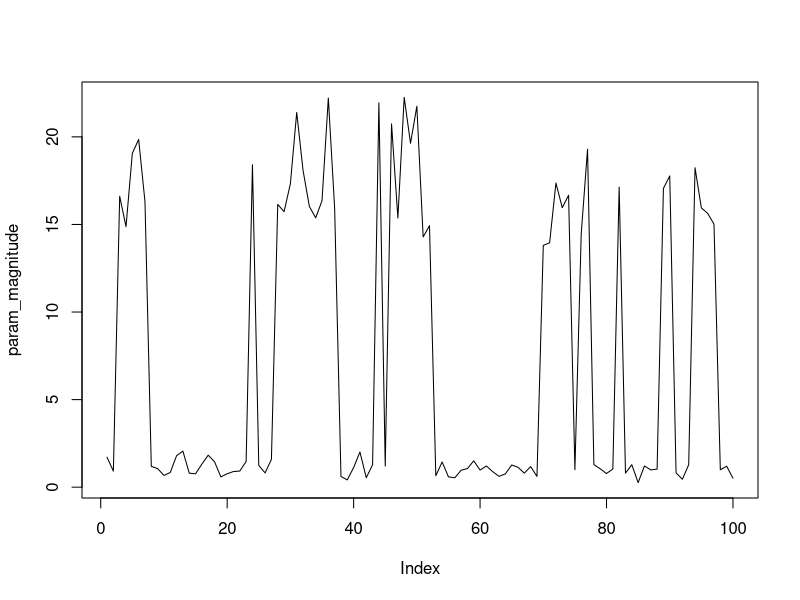

Write the R code that produced this figure.
library(dplyr)
library(ggplot2)
library(gganimate)

p <- .0003
alpha <- boot::logit(p)
params <- rgamma(5, 10, 3)
neighborhood_params = list(
  beta = params[1],
  gamma = params[2],
  lambda = params[3],
  kappa = params[4],
  delta = params[5]
)

generate_params <- function(p_interact = .05, prev_param_mag = 0){
  interact <- runif(1)
  if(prev_param_mag > 5) {
    p_interact <- .8
  }
  
  if(interact <= p_interact){
    params <- rgamma(5, 10, 3)
  } else {
    params <- rgamma(5, 1, 5)
  }
  
  return(params)
}

generate_pixels <- function(alpha, size){
  p <- runif(size)
  x <- as.integer(p < boot::inv.logit(alpha))
  return(x)
}

generate_pixels_i_j <- function(theta_i_j, size){
  p <- runif(size)
  x <- as.integer(p < boot::inv.logit(theta_i_j))
  return(x)
}

empty_grid <- function(grid_size){
  grid <- expand.grid(
    latitude = seq(0, 1, 1/grid_size),
    longitude = seq(0, 1, 1/grid_size)
  )
  
  return(grid)
}

generate_grid_init <- function(alpha, t, grid_size = 100){
  grid <- empty_grid(grid_size)
  
  pixels <- generate_pixels(alpha, grid_size**2)
  has_event <- which(pixels == 1)
  
  grid <- grid[has_event, ]
  if(nrow(grid) > 0){
    grid$t <- t
    return(grid)
  }
}

map_params <- function(loc, params){
  if(loc == 'c') as.numeric(params['beta'])
  else if (loc %in% c('u', 'd')) as.numeric(params['gamma'])
  else if (loc %in% c('r', 'l')) as.numeric(params['lambda'])
  else if (loc %in% c('dr', 'ul')) as.numeric(params['kappa'])
  else if (loc %in% c('dl', 'ur')) as.numeric(params['delta'])
}

eval_neighbors <- function(prior_grid, grid_size){
  g <- mapply(
    FUN = gen_neighbors,
    i = prior_grid$latitude, 
    j = prior_grid$longitude,
    grid_size = grid_size
  ) %>%
    do.call(rbind, .) %>%
    as.data.frame(stringsAsFactors = F) %>%
    lapply(unlist) %>%
    as.data.frame(stringsAsFactors = F)
    
  
  names(g) <- c('latitude', 'longitude', 'eta')
  
  return(g)
}

gen_neighbors <- function(i, j, grid_size){
  size <- 1/grid_size
  eta <- list(
    ul = c(-1, 1), u = c(0, 1), ur = c(1, 1),
    l = c(-1, 0), c = c(0, 0), r = c(1, 0),
    dl = c(-1, -1), d = c(0, -1), dr = c(1, -1)
  ) %>% lapply(function(x) x*size)
  
  f <- function(t, size, eta, i, j){
    x <- eta[[t]]
    list(as.numeric(x[1] + i), as.numeric(x[2] + j), names(eta)[t])
  }
  
  neighbors <- lapply(
    seq_along(eta), 
    f,
    size = size,
    eta = eta,
    i = i,
    j = j
  )
  
  return(neighbors)
}

has_neighbors <- function(grid, prior_grid){
  x <- which(grid$latitude %in% prior_grid$latitude & grid$longitude %in% prior_grid$longitude)
  return(x)
}

which_neighbors <- function(grid, neighbors_prior){
  index_has_neighbors <- has_neighbors(grid, neighbors_prior)
  with_n_type <- grid[index_has_neighbors, ] %>%
    inner_join(neighbors_prior, by = c('latitude', 'longitude'))
  return(with_n_type)
}

get_params <- function(i, neighbors, params){
  x <- neighbors[i, ]
  x$param_val <- map_params(x$eta, params)
  return(x)
}

neighbor_hood_calculations <- function(grid, prior_grid, grid_size, neighborhood_params){
  neighbors_prior <- eval_neighbors(prior_grid, grid_size)
  neighbors <- which_neighbors(grid, neighbors_prior) %>%
    lapply(1:nrow(.), get_params, neighbors = ., params = neighborhood_params) %>%
    do.call(rbind, .)
  
  neighbors <- neighbors %>%
    group_by(latitude, longitude) %>%
    summarize(eta_i_j = sum(param_val)) %>%
    ungroup
  return(neighbors)
}
  
generate_grid_main <- function(alpha, prior_grid, t, neighborhood_params, grid_size = 100){
  grid <- empty_grid(grid_size)
  
  if(nrow(prior_grid) > 0){
    neighbors <- neighbor_hood_calculations(grid, prior_grid, grid_size, neighborhood_params)
    theta_i_j <- grid %>%
      left_join(neighbors, by = c('latitude', 'longitude')) %>%
      mutate(theta = coalesce(eta_i_j, 0) + alpha) %>%
      select(theta) %>%
      unlist
    
    pixels <- generate_pixels_i_j(theta_i_j, nrow(grid))
  } else {
    pixels <- generate_pixels(alpha, nrow(grid))
  }
  
  has_event <- which(pixels == 1)
  
  grid <- grid[has_event, ]
  if(nrow(grid) > 0){
    grid$t <- t
    return(grid)
  }
}

t_v <- 1:100

params <- generate_params(p_interact = 0.1)
param_magnitude <- sum(params)
neighborhood_params = list(
  beta = params[1],
  gamma = params[2],
  lambda = params[3],
  kappa = params[4],
  delta = params[5]
)

grid_size <- 100
x <- generate_grid_init(alpha, t = 1, grid_size = grid_size)
x$magnitude <- ifelse(sum(params) > 5, "high", "low")
for(t in t_v[-1]){
  prior_grid <- x[x$t == t-1, 1:2]
  if(is.null(prior_grid)){
    prior_grid <- data.frame()
  }
  
  params <- generate_params(
    p_interact = 0.1, 
    prev_param_mag = tail(param_magnitude, 1)
  )
  
  neighborhood_params = list(
    beta = params[1]*0,
    gamma = params[2],
    lambda = params[3],
    kappa = params[4],
    delta = params[5]
  )
  param_magnitude <- c(param_magnitude, sum(params))
  x_i <- generate_grid_main(alpha, prior_grid, t, neighborhood_params, grid_size = grid_size)
  if(!is.null(x_i)){
    x_i$magnitude <- ifelse(sum(params) > 5, "high", "low")
    x <- rbind(x, x_i)
  }
}

plot(param_magnitude, type = 'l')

anim <- x %>%
  mutate(begin = as.integer(t),
         length = as.integer(1*2),
         exit = as.integer(1)) %>%
  ggplot(aes(x = latitude, y = longitude)) +
  geom_point(aes(color = magnitude)) +
  scale_x_continuous(limits = c(0, 1)) +
  scale_y_continuous(limits = c(0, 1)) +
    transition_events(start = begin,
                      end = begin + length,
                      enter_length = as.integer(1),
                      exit_length = as.integer(1)) +
    ggtitle('{frame_time}')


fps <- 2
animate(anim, fps=fps)
